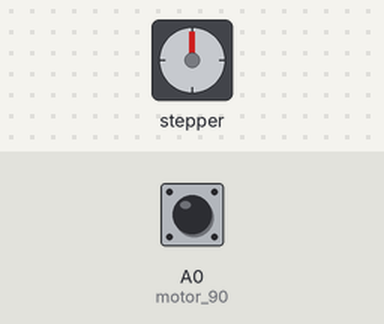
Recording of a sketch running on a simulated Arduino Uno, built with avr-gcc and run on an emulated ATmega328P. Shown: stepper motor. Wiring (inferred from the names in the program): stepper motor driver (200 steps per turn assumed): step pin 3; direction pin 7. The test bench sets the inputs (shaded band); at power-on: A0 (motor_90) HIGH.

Above: at 0.05 s.
At 2.5 s:
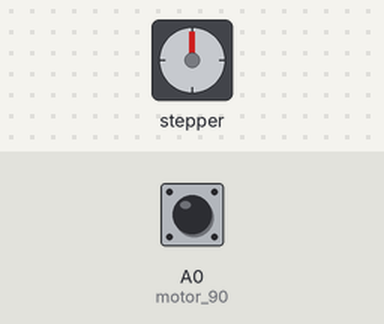
At 5.0 s:
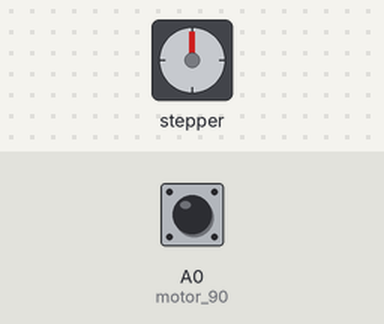
At 9.95 s:
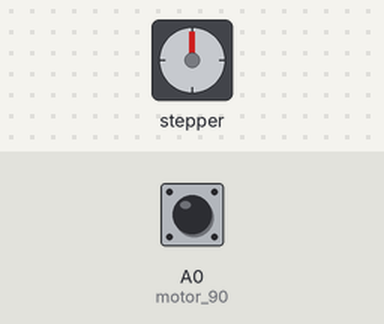
Timing chart, 0 to 13.0 s (numbered marks = the images above):
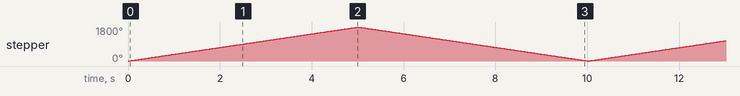

The sketch:

Code.ino
```cpp
// defines pins
#define stepPin 3
#define dirPin 7
int motor_90 = A0;
int motor_180 = A1;
int motor_270 = A2;
int motor_360 = A3;
int n;

void setup() {
  // Sets the two pins as Outputs
  pinMode(stepPin, OUTPUT);
  pinMode(dirPin, OUTPUT);
  pinMode(motor_270, INPUT);
  pinMode(motor_90, INPUT);
  pinMode(motor_180, INPUT);
  pinMode(motor_360, INPUT);
}

void loop() {
  digitalWrite(dirPin,HIGH); // Enables the motor to move in a particular direction
  // Makes 200 pulses for making one full cycle rotation (360)
  if ((digitalRead(motor_90) == 0) && (digitalRead(motor_180) == 0) && (digitalRead(motor_270) == 0) && (digitalRead(motor_360) == 0)){
    n = 0;

  }
  if ((digitalRead(motor_90) == 1) || (digitalRead(motor_180) == 1) || (digitalRead(motor_270) == 1) || (digitalRead(motor_360) == 1)){
    if (digitalRead(motor_90) == 1){
      n = 1000;
    }else if (digitalRead(motor_180) == 1){
      n = 1500;
    }else if (digitalRead(motor_270) == 1){
      n = 1900;
    }else if (digitalRead(motor_360) == 1){
      n = 200;
    }
    for (int x = 0; x < n; x++){
      digitalWrite(stepPin, HIGH);
      delayMicroseconds(2500);    // by changing this time delay between the steps we can change the rotation speed
      digitalWrite(stepPin, LOW);
      delayMicroseconds(2500);
    }
    digitalWrite(dirPin, LOW);
    for (int x = 0; x < n; x++){
      digitalWrite(stepPin, HIGH);
      delayMicroseconds(2500);    // by changing this time delay between the steps we can change the rotation speed
      digitalWrite(stepPin, LOW);
      delayMicroseconds(2500);
    }
    }
}
```

Measured:
- by itself, stepper: turns 1800° clockwise in 5.0 s, then 1800° counter-clockwise in 5.0 s, repeating every 10.0 s
